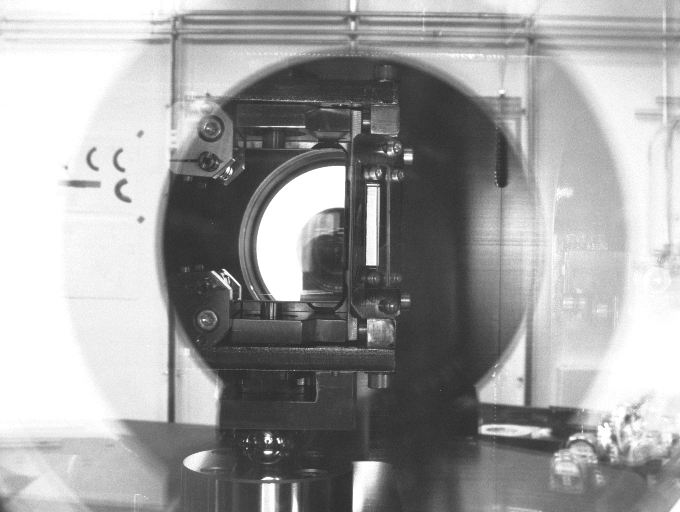
#> input picture IXS/HFM/HFM0.jpg, 1360 x 1024 px (shown at 1/2 size); its folder holds only this picture in this run
$ python -i cvlib.py   (imports and definitions only)   (Python 2 division)   (older library calls are emulated)
#> lines starting #> are read from the running program, lines starting #| are printed output that depends on the picture; after the words box and inside, x2 and y2 are one past the last pixel; in counts of white or black regions, pixels touching at a corner belong together
#> further down, picture is the input picture: shape (1024, 1360, 3); min 25, max 255, mean 159.9
"""
BNL NSLS-2 Computer Vision Module
Author: William Watson
Date: 2016-7-14

This Module contains numerous functions designed to
help in the data manipulation of images on the Beam-lines within NSLS-2.
It Uses the numpy and cv2 libraries to construct a simple module to
make image processing and computer vision easier, faster, and more compact.
"""

# DEPENDENCIES
import cv2
import numpy as np
import sys
import time
from matplotlib import pyplot as plt
import matplotlib
import epics
import Image
from scipy.optimize import leastsq


# VERSION
__version__ = "0.5.4.1"
__opencv__ = cv2.__version__
__npversion__ = np.version.version
__sysver__ = sys.version
__matplotlibver__ = matplotlib.__version__


# GLOBAL VARS
colorMap_flag = {"autumn":0, "bone":1, "jet":2, "winter":3, "rainbow":4, "ocean":5, "summer":6, "spring":7, "cool":8, "hsv":9, "pink":10, "hot":11}
border_flag = {"constant":0, "reflect":2, "reflect101":4, "replicate":1, "default":4, "wrap":3}
EPICSTYPE = {1 : np.uint16 , 0 : np.uint8, 2:np.uint32, 3: np.uint64}
EPICSCOLOR = {0: "gray", 1: "bayer", 2: "RBG1"}

#######################################################################################

# EXPERIMENTAL SECTION - ALL NEW METHODS GO HERE FIRST FOR TESTING
#FIX FIX FIX

# METHODS KNOWN TO BE BROKEN / Need Further Looking!!!!!!!!!

# [58 lines left out: functions fetchImg, backgroundSubtract, enhance, not called in this run]


def watershed(img):
        """
        EXPERIMENTAL
        Image Segmenting - Watershed Algorithm

        Params:
	* img - image

        Returns:
	* Segmented img
        """
	tmp = img.copy()
	gray = cv2.cvtColor(tmp, cv2.COLOR_BGR2GRAY)
	ret, thresh = cv2.threshold(gray, 0, 255, cv2.THRESH_BINARY_INV+cv2.THRESH_OTSU)
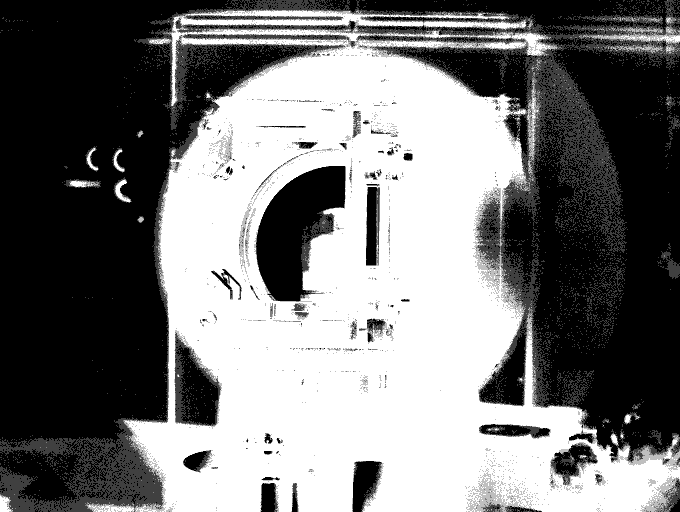
#> thresh: shape (1024, 1360) (shown at 1/2 size); 47% white; 33407 white regions (33360 under 20 px), largest, box (x1, y1, x2, y2) and area: (171, 19, 1360, 1024) 609346, (1157, 53, 1360, 90) 1934, (1053, 171, 1082, 314) 1422
#> ret = 155
	kernel = np.ones((3,3), np.uint8)
	opening = cv2.morphologyEx(thresh, cv2.MORPH_OPEN, kernel, iterations=2)
#> opening: shape (1024, 1360); 40.6% white; 145 white regions (4 under 20 px), largest, box (x1, y1, x2, y2) and area: (257, 91, 1360, 1024) 542779, (361, 21, 846, 52) 6508, (363, 75, 500, 88) 1285
	sure_bg = cv2.dilate(opening, kernel, iterations=3)
#> sure_bg: shape (1024, 1360); 45.1% white; 38 white regions, largest, box (x1, y1, x2, y2) and area: (250, 62, 1360, 1024) 586889, (358, 18, 1053, 59) 15135, (340, 50, 689, 211) 7156
	dist_transform = cv2.distanceTransform(opening, cv2.cv.CV_DIST_L2, 5)
	ret, sure_fg = cv2.threshold(dist_transform, 0.7*dist_transform.max(), 255, 0)
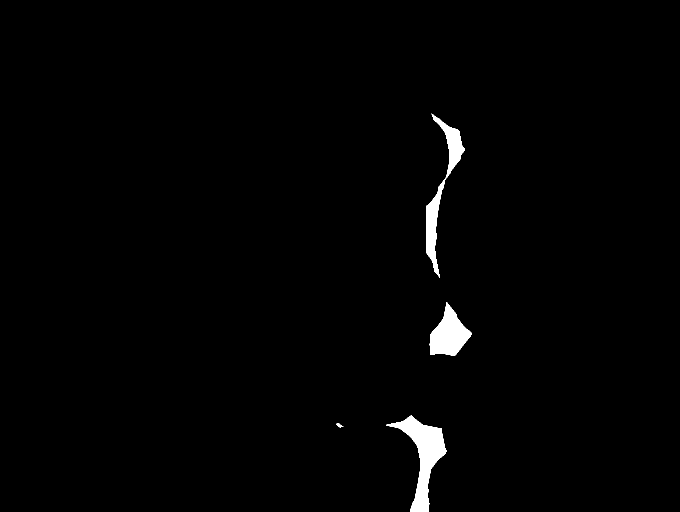
#> sure_fg: shape (1024, 1360) float32 (shown at 1/2 size); 1.3% white; 4 white regions, box (x1, y1, x2, y2) and area: (772, 830, 893, 1024) 7673, (852, 227, 930, 556) 5466, (859, 604, 944, 712) 5028, (672, 846, 687, 855) 65
#> ret = 74.99
	sure_fg = np.uint8(sure_fg)
	unknown = cv2.subtract(sure_bg, sure_fg)
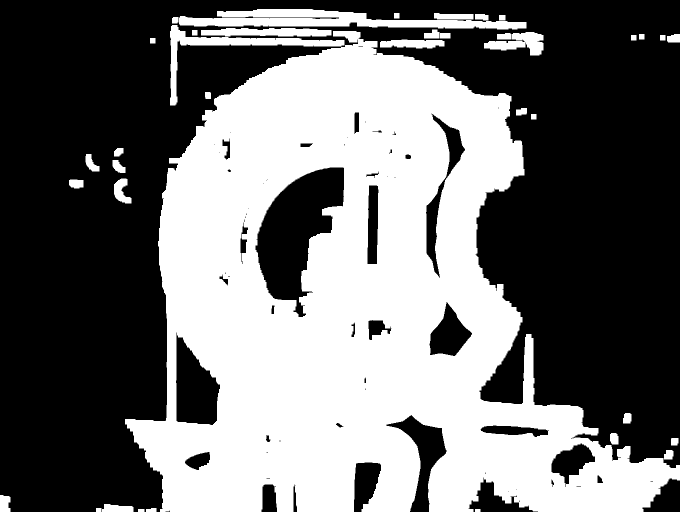
#> unknown: shape (1024, 1360) (shown at 1/2 size); 43.8% white; 38 white regions, largest, box (x1, y1, x2, y2) and area: (250, 62, 1360, 1024) 568657, (358, 18, 1053, 59) 15135, (340, 50, 689, 211) 7156
	ret, markers = cv2.connectedComponents(sure_fg) #IS THIS REALLY NOT IMPLEMENTED IN PYTHON?
#> markers: shape (1024, 1360) int32; 5 distinct labels, from 0 to 4
#> ret = 5
	markers = markers+1
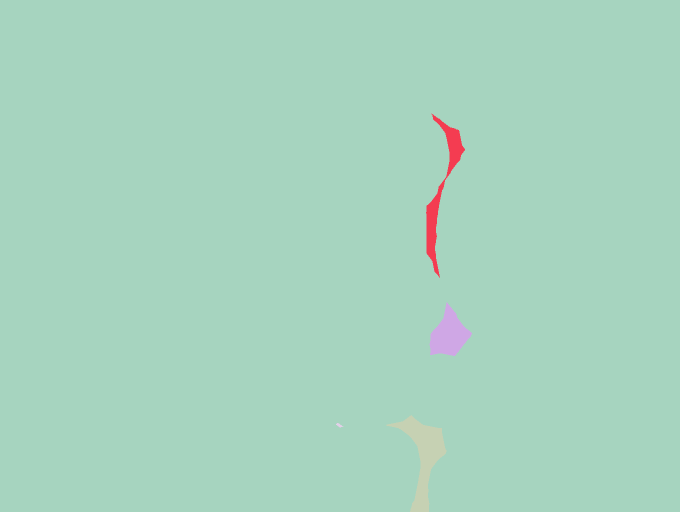
#> markers: shape (1024, 1360) int32 (shown at 1/2 size); 5 distinct labels, from 1 to 5; one colour per label, 0 black
	markers[unknown==255] = 0
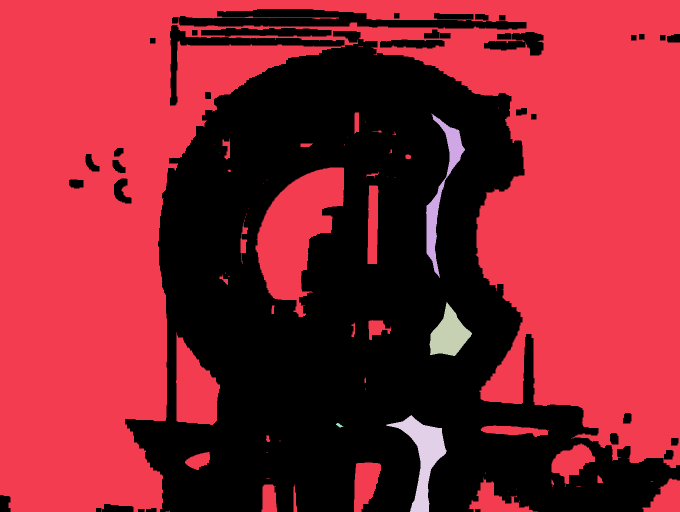
#> markers: shape (1024, 1360) int32 (shown at 1/2 size); 6 distinct labels, from 0 to 5; one colour per label, 0 black
	markers = cv2.watershed(tmp, markers)
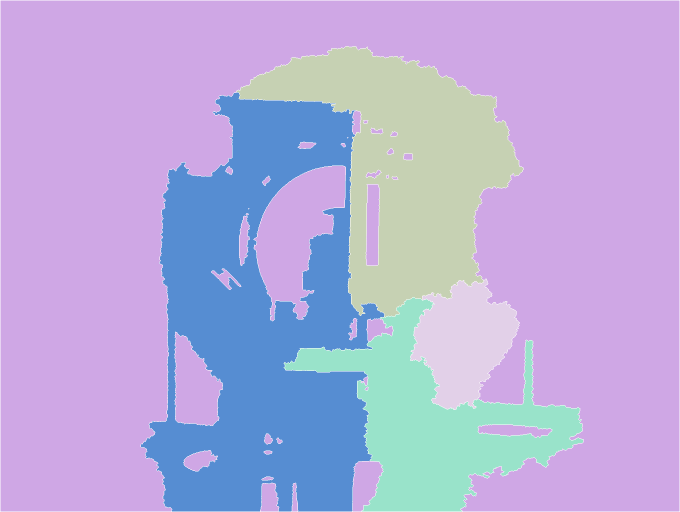
#> markers: shape (1024, 1360) int32 (shown at 1/2 size); 6 distinct labels, from -1 to 5; one colour per label, 0 black, -1 white
	tmp[markers == -1] = [255,0,0]
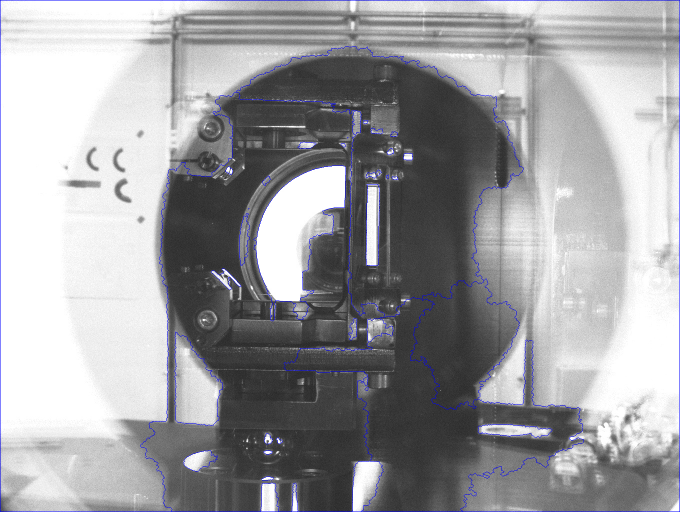
#> tmp: shape (1024, 1360, 3) (shown at 1/2 size); 1.09% of pixels changed, all inside (x1, y1, x2, y2) = (0, 0, 1360, 1024)
	return tmp


# [3229 lines left out: functions drawHarrisSubPixel, depthImg, sharpen, fetchImgEXP, coherenceFilter, gaborFilter and 172 more, not called in this run]

# End of File

>>> import cv2
>>> picture = cv2.imread('HFM0.jpg')
>>> result = watershed(picture)

$ run again, on IXS/HFM/slitHFM.jpg
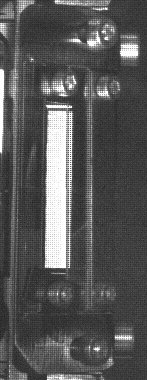
#> input picture IXS/HFM/slitHFM.jpg, 147 x 380 px
#> picture is the input picture: shape (380, 147, 3); min 23, max 255, mean 86.6
#> in watershed, `ret, thresh = cv2.threshold(gray, 0, 255, cv2.THRESH_BINARY_INV+cv2.TH..`:
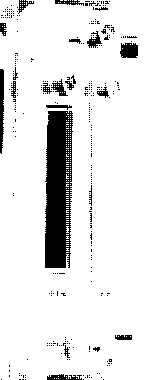
#> thresh: shape (380, 147); 89.5% white; 313 black regions (291 under 20 px), largest, box (x1, y1, x2, y2) and area: (45, 111, 73, 268) 3661, (0, 69, 4, 154) 293, (120, 43, 138, 58) 237
#> in watershed, `ret, thresh = cv2.threshold(gray, 0, 255, cv2.THRESH_BINARY_INV+cv2.TH..`: ret = 147
#> opening: shape (380, 147); 86.5% white; 41 black regions (20 under 20 px), largest, box (x1, y1, x2, y2) and area: (45, 102, 73, 268) 4168, (41, 75, 76, 96) 406, (69, 25, 115, 48) 385
#> sure_bg: shape (380, 147); 93.6% white; 16 black regions (8 under 20 px), largest, box (x1, y1, x2, y2) and area: (48, 108, 70, 265) 3037, (46, 80, 71, 93) 95, (124, 46, 135, 55) 92
#> in watershed, `ret, sure_fg = cv2.threshold(dist_transform, 0.7*dist_transform.max(),..`: ret = 39.05
#> unknown: shape (380, 147); 87.8% white; 18 black regions (8 under 20 px), largest, box (x1, y1, x2, y2) and area: (48, 108, 70, 265) 3037, (130, 118, 147, 283) 2331, (0, 232, 18, 328) 891
#> in watershed, `ret, markers = cv2.connectedComponents(sure_fg)`: ret = 3
#> in watershed, `tmp[markers == -1] = [255,0,0]`:
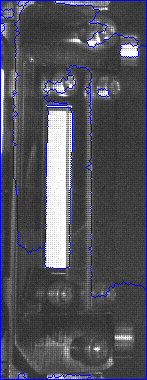
#> tmp: shape (380, 147, 3); 4.55% of pixels changed, all inside (x1, y1, x2, y2) = (0, 0, 147, 380)
